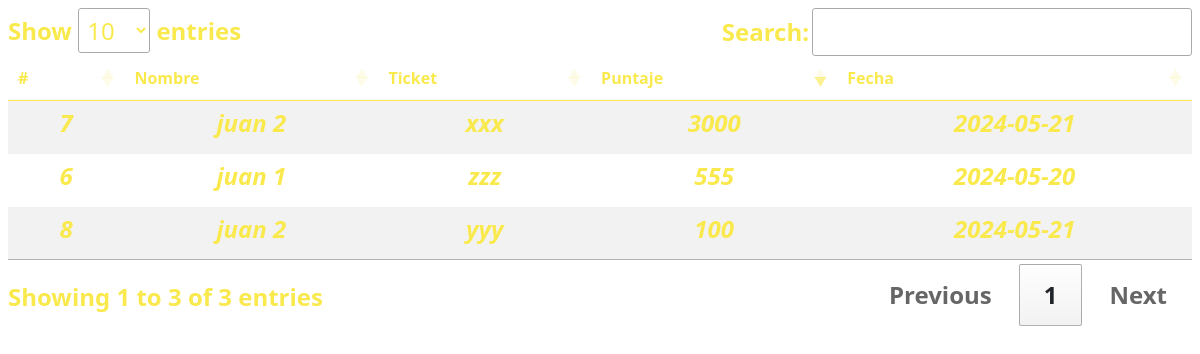
Page /puntajes2/index.php on the earlier database version.
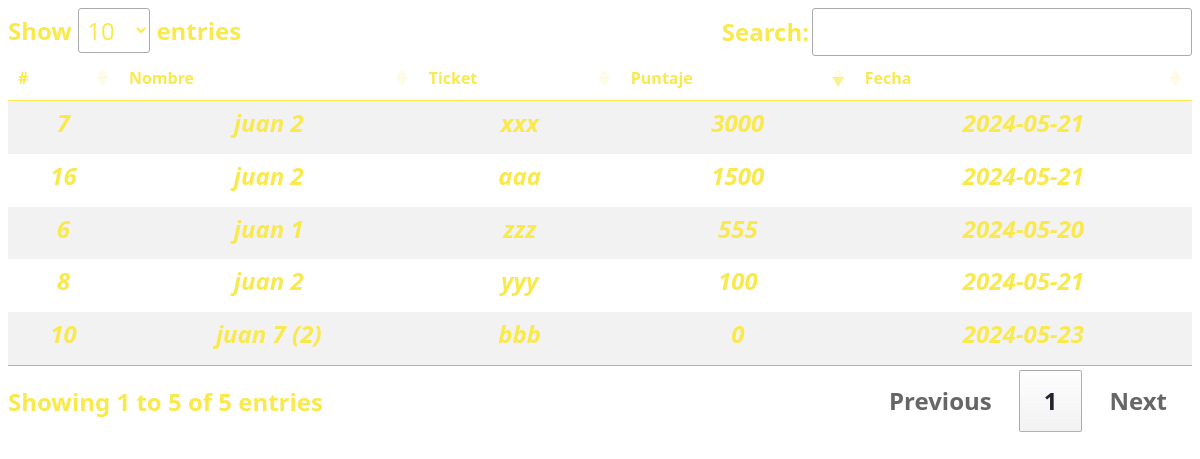
Same page on the later database version.
### tables this page shows
CREATE TABLE IF NOT EXISTS `tbl_puntajes` (
  `id` int NOT NULL AUTO_INCREMENT,
  `user_name` varchar(64) DEFAULT NULL,
  `telephone` varchar(16) DEFAULT NULL,
  `email` varchar(32) DEFAULT NULL,
  `city` varchar(50) DEFAULT NULL,
  `state` varchar(50) DEFAULT NULL,
  `ticket` varchar(50) NOT NULL DEFAULT '',
  `establishment` varchar(50) DEFAULT NULL,
  `ticket_verificado` int DEFAULT NULL,
  `photo` varchar(50) DEFAULT NULL,
  `score` int NOT NULL,
  `status` int DEFAULT NULL,
  `date` date DEFAULT NULL,
  PRIMARY KEY (`id`)
);

### puntajes2/index.php (called while the page is built, shortened)
<?php
include 'model.php';
$model = new Model();
$data = $model->select();
include 'view.php';
?>

### puntajes2/model.php (called while the page is built, shortened)
<?php
class Model
{
    public function select()
    {
        $mysqli = conectarDB();
        $sql = "SELECT * FROM tbl_puntajes p
            ORDER BY id DESC";
        $result = $mysqli->query($sql);
        $datos = array();
        while ($row = $result->fetch_assoc()) {
            $datos[] = $row;
        }
        return $datos;
    }
}
?>

### puntajes2/view.php (the view, shortened to what this page needs)
<!DOCTYPE html>
<html lang="es">
<head>
    <link href="https://cdn.jsdelivr.net/npm/bootstrap@5.0.2/dist/css/bootstrap.min.css" rel="stylesheet"
>
    <link rel="stylesheet" href="https://cdn.jsdelivr.net/npm/bootstrap-icons@1.11.3/font/bootstrap-icons.min.css">
    <link href="https://cdn.datatables.net/1.10.24/css/jquery.dataTables.min.css" rel="stylesheet">
</head>
<body style="background-color: transparent;">
    <div class="p-2">
        <div class="row">
            <div class="col-sm-12">
                <table id="miTabla" class="table table-striped">
                    <thead>
                        <tr class="text-center">
                            <th class="my_td"><b>#</b></th>
                            <th class="my_td"><b>Nombre</b></th>
                            <th class="my_td"><b>Ticket</b></th>
                            <th class="my_td"><b>Puntaje</b></th>
                            <th class="my_td"><b>Fecha</b></th>
                        </tr>
                    </thead>
                    <tbody>
                        <?php foreach ($data as $d): ?>
                        <tr>
                            <td class="my_td text-center border-0 py-2">
                                <h4><b><em><?php echo $d['id'] ?></em></b></h4>
                            </td>
                            <td class="my_td text-center border-0 py-2">
                                <h4><b><em><?php echo $d['user_name'] ?></em></b></h4>
                            </td>
                            <td class="my_td text-center border-0 py-2">
                                <h4><b><em><?php echo $d['ticket'] ?></em></b></h4>
                            </td>
                            <td class="my_td text-center border-0 py-2">
                                <h4><b><em><?php echo $d['score'] ?></em></b></h4>
                            </td>
                            <td class="my_td text-center border-0 py-2">
                                <h4><b><em><?php echo $d['date'] ?></em></b></h4>
                            </td>
                        </tr>
                        <?php endforeach; ?>
                    </tbody>
                </table>
            </div>
        </div>
    </div>
</body>
</html>

### puntajes2/view.php (style rules this page uses)
.my_td { background-color: transparent; color:#F9E94D; }

Differences in the rows shown:
added tbl_puntajes: id "16", user_name "juan 2", ticket "aaa", score "1500", date "2024-05-21"
added tbl_puntajes: id "10", user_name "juan 7 (2)", ticket "bbb", score "0", date "2024-05-23"
Other differences:
text written by a page script: "Show entries Search: Showing 1 to 3 of 3 entries Previous 1 Next" → "Show entries Search: Showing 1 to 5 of 5 entries Previous 1 Next"
